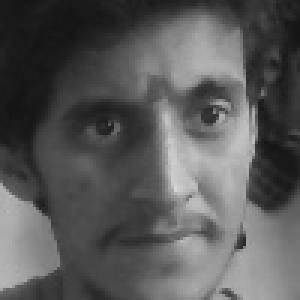
#> input picture Face_Detection_model/Student/Deepak/img106.jpg, 100 x 100 px, given in place of the camera (shown 3 times larger)
$ jupyter execute Attendence_ml.ipynb
#> lines starting #> are read from the running program, lines starting #| are printed output that depends on the picture; after the words box and inside, x2 and y2 are one past the last pixel; in counts of white or black regions, pixels touching at a corner belong together
[cell 1]
import cv2
video=cv2.VideoCapture(0)

while True:
    flag,img=video.read()  # if img exist then flag value will be True else flag value will be false
#> img is the input picture: shape (100, 100, 3); min 20, max 214, mean 88.8
    if flag==False:
        break
    model_face=cv2.CascadeClassifier("trained model/haarcascade_frontalface_alt.xml")
    Model_eye=cv2.CascadeClassifier("trained model\haarcascade_eye.xml")
    img2=cv2.cvtColor(img,cv2.COLOR_BGR2GRAY)
    face=model_face.detectMultiScale(img2,minNeighbors=14)
#> face = [[10, 7, 84, 84]]
    cv2.putText(img,text="Press 'd' to stop",org=(10,20),fontFace=cv2.FONT_HERSHEY_COMPLEX,fontScale=1,color=(0,0,255),thickness=3)
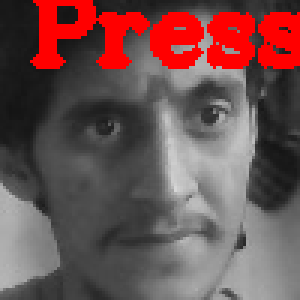
#> img: shape (100, 100, 3) (shown 3 times larger); 11.85% of pixels changed, all inside (x1, y1, x2, y2) = (10, 0, 100, 23)
    for x,y,w,h in face:
        cv2.rectangle(img,(x,y,w,h),(0,255,0),2)

        img3=img2[y:y+h,x:x+h]
        eye=Model_eye.detectMultiScale(img3)
        for ex,ey,ew,eh in eye:
            cv2.rectangle(img,(x+ex,y+ey,ew,eh),(0,255,0),2)
#> this loop made 1 pass
#> (x, y, w, h, eye) on pass 1: (10, 7, 84, 84, [[47, 19, 23, 23], [11, 22, 25, 25], [33, 9, 40, 40]])
#> pass 1, `img3=img2[y:y+h,x:x+h]`:
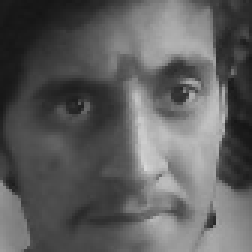
#> img3: shape (84, 84) (shown 3 times larger); min 20, max 214, mean 94.1
#> after the loop:
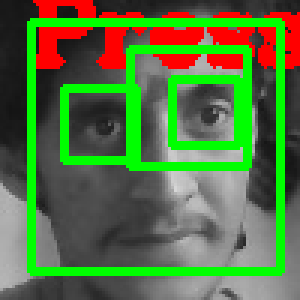
#> img: shape (100, 100, 3) (shown 3 times larger); 19.6% of pixels changed, all inside (x1, y1, x2, y2) = (9, 6, 95, 92)
    cv2.imshow("wind",img)
    key=cv2.waitKey(50)
#> (key Esc is pressed here)
    if key==ord('d'):
        break
cv2.destroyAllWindows()
video.release

$ run again, on Face_Detection_model/Student/Deepak/img123.jpg
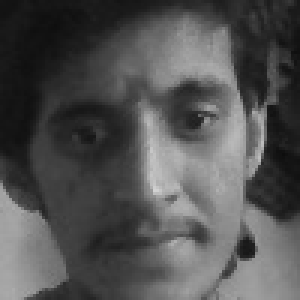
#> input picture Face_Detection_model/Student/Deepak/img123.jpg, 100 x 100 px, given in place of the camera (shown 3 times larger)
#> img is the input picture: shape (100, 100, 3); min 13, max 210, mean 81.9
#> face = ()
#> `cv2.putText(img,text="Press 'd' to stop",org=(10,20),fontFace=cv2.FONT..`:
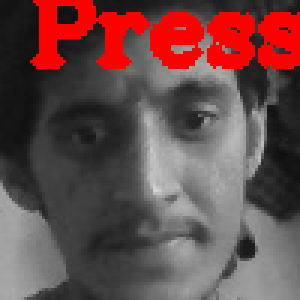
#> img: shape (100, 100, 3) (shown 3 times larger); 11.85% of pixels changed, all inside (x1, y1, x2, y2) = (10, 0, 100, 23)

$ run again, on Face_Detection_model/Student/Deepak/img125.jpg
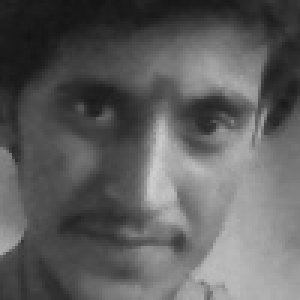
#> input picture Face_Detection_model/Student/Deepak/img125.jpg, 100 x 100 px, given in place of the camera (shown 3 times larger)
#> img is the input picture: shape (100, 100, 3); min 19, max 207, mean 93.9
#> face = ()
#> `cv2.putText(img,text="Press 'd' to stop",org=(10,20),fontFace=cv2.FONT..`:
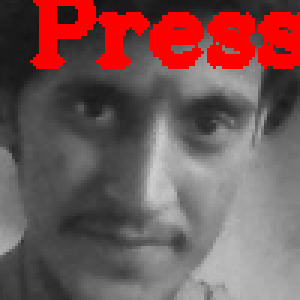
#> img: shape (100, 100, 3) (shown 3 times larger); 11.85% of pixels changed, all inside (x1, y1, x2, y2) = (10, 0, 100, 23)
